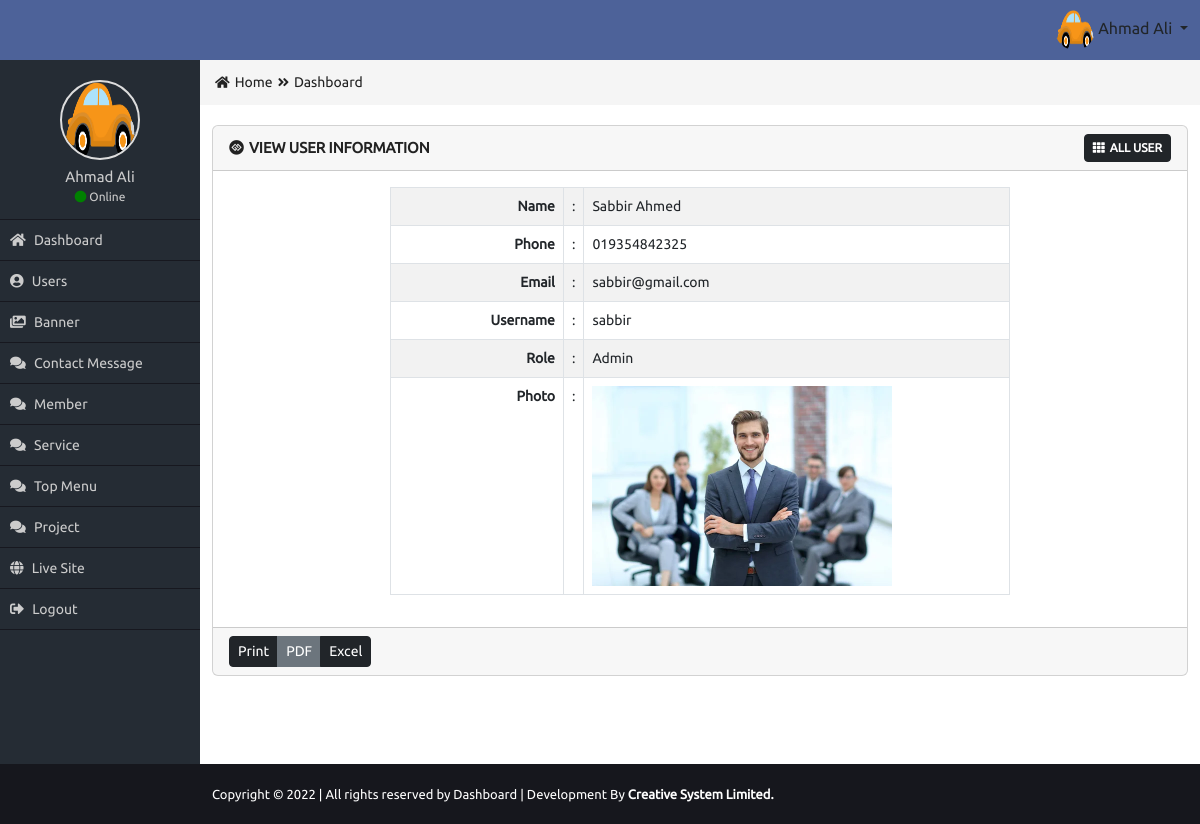
The page /Admin/view-user.php?v=12 (signed in) on the database its author committed.
### tables this page shows
CREATE TABLE `users` (
  `user_id` int(11) NOT NULL,
  `user_name` varchar(50) NOT NULL,
  `user_phone` varchar(20) NOT NULL,
  `user_email` varchar(20) NOT NULL,
  `user_username` varchar(20) NOT NULL,
  `user_password` varchar(40) NOT NULL,
  `role_id` int(5) NOT NULL,
  `user_photo` varchar(50) NOT NULL
);

CREATE TABLE `roles` (
  `role_id` int(11) NOT NULL,
  `role_name` varchar(10) NOT NULL
);

### Admin/view-user.php (the view, shortened to what this page needs)
<?php
require_once("functions/function.php");
if($_SESSION['role']==1){
$id = $_GET['v'];
$select = "SELECT * FROM `users` NATURAL JOIN roles WHERE user_id = '$id'";
$query = mysqli_query($con,$select);
$data = mysqli_fetch_assoc($query);
?>
<div class="row">
  <div class="col-md-12">
    <div class="card mb-3">
      <div class="card-header">
        <div class="row">
          <div class="col-md-8 card_title_part">
            <i class="fab fa-gg-circle"></i>View User Information
          </div>
          <div class="col-md-4 card_button_part">
            <a href="all-user.php" class="btn btn-sm btn-dark"><i class="fas fa-th"></i>All User</a>
          </div>
        </div>
      </div>
      <div class="card-body">
        <div class="row">
          <div class="col-md-2"></div>
          <div class="col-md-8">
            <table class="table table-bordered table-striped table-hover custom_view_table">
              <tr>
                <td>Name</td>
                <td>:</td>
                <td><?= $data['user_name'];?></td>
              </tr>
              <tr>
                <td>Phone</td>
                <td>:</td>
                <td><?= $data['user_phone'];?></td>
              </tr>
              <tr>
                <td>Email</td>
                <td>:</td>
                <td><?= $data['user_email'];?></td>
              </tr>
              <tr>
                <td>Username</td>
                <td>:</td>
                <td><?= $data['user_username'];?></td>
              </tr>
              <tr>
                <td>Role</td>
                <td>:</td>
                <td><?= $data['role_name'];?></td>
              </tr>
              <tr>
                <td>Photo</td>
                <td>:</td>
                <td>
                <?php
                if( $data['user_photo'] != ''){
                  ?>
                  <img class="img200" src="uploads/<?= $data['user_photo']; ?>" alt="user">
                  <?php
                }else{
                  ?>
                  <img class="img200" nsrc="images/avatar.jpg" alt="" />
                  <?php
                }
                ?>
                </td>
              </tr>
            </table>
          </div>
          <div class="col-md-2"></div>
        </div>
      </div>
      <div class="card-footer">
        <div class="btn-group" role="group" aria-label="Button group">
          <button type="button" class="btn btn-sm btn-dark">Print</button>
          <button type="button" class="btn btn-sm btn-secondary">PDF</button>
          <button type="button" class="btn btn-sm btn-dark">Excel</button>
        </div>
      </div>
    </div>
  </div>
</div>
</div>
<?php
}else{
  header('Location: index.php');
}
?>

### Admin/css/style.css (style rules this page uses)
* { margin: 0px; padding: 0px; outline: 0px; }
img { border: 0px; }
a { text-decoration: none; }
body { font-family: 'Ubuntu', sans-serif; overflow-x: hidden; }
.card_title_part { color: #222222; font-size: 15px; text-transform: uppercase; font-weight: bold; margin-top: 3px; }
.card_title_part i { margin-right: 5px; }
.card_button_part { text-align: right; }
.card_button_part a { font-size: 12px; text-transform: uppercase; font-weight: bold; }
.card_button_part a i { margin-right: 5px; }
.custom_view_table { font-size: 14px; }
.custom_view_table tr td:first-child { width: 29%; font-weight: bold; text-align: right; }
.custom_view_table tr td:last-child { width: 70%; font-weight: 400; text-align: left; }
.img200 { max-width: 300px; max-height: 200px; }

### rows shown on the page
users: user_name "Sabbir Ahmed", user_phone "019354842325", user_email "sabbir@gmail.com", user_username "sabbir", role.role_name "Admin", user_photo (picture)

### other values the page prints
$_SESSION['name'] "Ahmad Ali"
